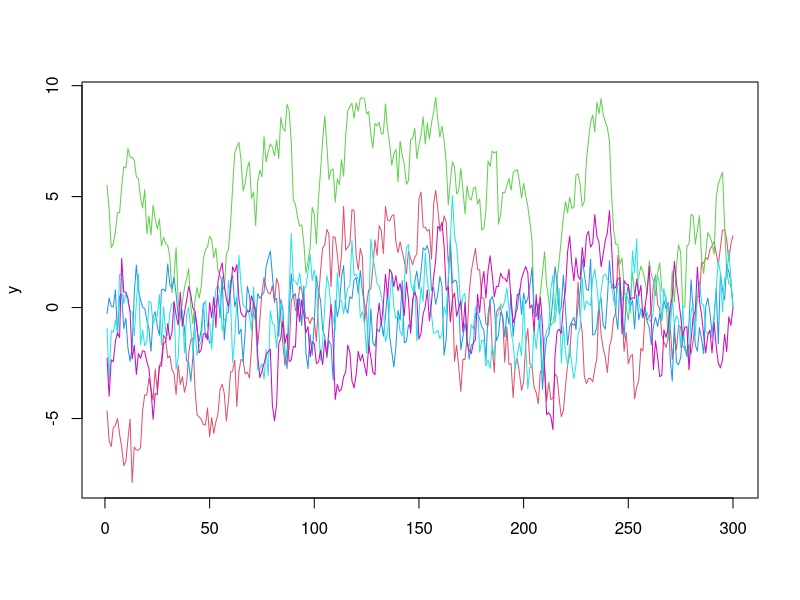
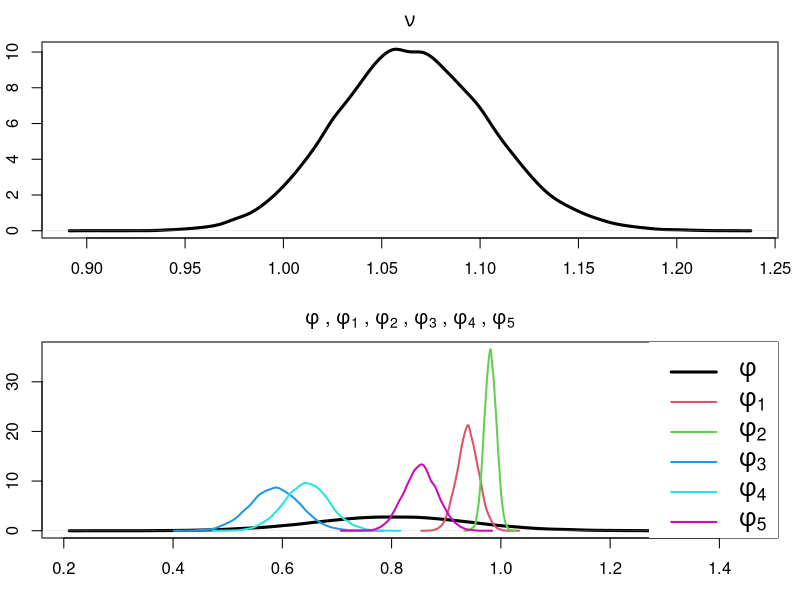

The R script that drew these images, in order:
library(xtable)

y = read.table("./dataexam2th.txt", header = TRUE)
#y = head(y, 20)
#pdf("./figs/data.pdf", height = 8, width = 8)
#par(mar = c(4.1, 2.1, 2.1, 1.1))
matplot(y, type='l', lty=1, col = 2:6)
#dev.off()

n = NROW(y) # T
p = NCOL(y) # I

# Speed it up
sum_cross = double(p)
sum_square = double(p)
for (i in 1:p){
    sum_cross[i] = sum(y[-1,i]*y[-n,i])
    sum_square[i] = sum(y[-n,i]^2)
    }

# Part 1
tau2 = 0.1
nburn = 5000
nmcmc = 20000

nu = double(nburn + nmcmc)
phi_i = matrix(0, nburn + nmcmc, p)
phi = double(nburn + nmcmc)

nu[1] = 1

for (b in 2:(nburn + nmcmc)){

    # Update nu
    temp = 0
    for (i in 1:p)
        temp = temp + sum((y[-1,i] - phi_i[b-1,i]*y[-n,i])^2)
    nu[b] = 1/rgamma(1, n*p/2, temp/2)

    # Update phi_i
    for (i in 1:p)
        phi_i[b,i] = rnorm(1, (tau2*sum_cross[i] + nu[b]*phi[b-1]) /
            (tau2*sum_square[i] + nu[b]), 
            sqrt((nu[b]*tau2) / (tau2*sum_square[i] + nu[b])))

    # Update phi
    phi[b] = rnorm(1, mean(phi_i[b,]), sqrt(tau2/p))
    }

# Burn-in
nu = tail(nu, nmcmc)
phi_i = tail(phi_i, nmcmc)
phi = tail(phi, nmcmc)

### Not really necessary for Gibbs samples
# ### Trace plots
# plot(tail(nu, 1000), type='l')
# for (i in 1:p){
#     plot(tail(phi_i[,i], 1000), type='l')
#     readline()
#     }
# plot(tail(phi, 1000), type='l')
# 
# ### ACF
# acf(nu)
# for (i in 1:p){
#     acf(phi_i[,i])
#     readline()
#     }
# acf(phi)


### Posterior densities
#par(mfrow = c(2,1), mar = c(4.1, 2.1, 2.1, 1.1), oma = c(0,0,4,0))
pdf("./figs/posts_1.pdf", width = 8, height = 8)
par(mfrow = c(2,1), mar = c(3.1, 2.1, 2.1, 1.1))
plot(density(nu), lwd = 3, main = expression(nu), xlab="", ylab="")

dens = NULL
for (i in 1:p)
    dens[[length(dens)+1]] = density(phi_i[,i])
dens[[length(dens)+1]] = density(phi)

plot(dens[[p+1]], lwd = 3, ylim = c(0, max(sapply(dens, function(x) max(x$y)))),
    xlim = range(sapply(dens, function(x) range(x$x))), xlab="", ylab="",
    main = expression(phi~","~phi[1]~","~phi[2]~","~phi[3]~","~phi[4]~","~phi[5]))
for (i in 1:p)
    lines(dens[[i]], col = i+1, lwd = 2)
legend("topright", box.lty = 0, legend = c(expression(phi), expression(phi[1]),
    expression(phi[2]), expression(phi[3]), expression(phi[4]), expression(phi[5])),
    col = 1:6, lwd = c(3,rep(2,p)), cex = 1.5)
par(mfrow = c(1,1), mar = c(5.1, 4.1, 4.1, 2.1))
dev.off()

### Summary statistics
params = cbind(nu, phi_i, phi)
colnames(params) = c("nu", paste("phi_", 1:p, sep=""), "phi")

xtable(cbind("mean"=apply(params, 2, mean),
    "sd"=apply(params, 2, sd),
    t(apply(params, 2, quantile, c(0.025, 0.975)))))


### Predictions
# k = 5
# pred = matrix(0, nmcmc, n)
# pred[,1] = y[1,k]
# for (i in 1:nmcmc)
#     for (t in 2:n)
#         pred[i,t] = phi_i[i,k] * pred[i,t-1] + rnorm(1, 0, sqrt(nu[i]))
# mean.pred = apply(pred, 2, mean)
# q.pred = apply(pred, 2, quantile, c(0.025, 0.975))
# 
# plot(y[,k], type='l', ylim = range(q.pred))
# lines(mean.pred, col = 'red')
# lines(q.pred[1,], col = 'red')
# lines(q.pred[2,], col = 'red')


# pred_y = matrix(0, 5000, n)
# pred_y[,1] = 0
# for (i in 1:nrow(pred_y))
#     for (t in 2:n)
#         pred_y[i,t] = 0.5 * pred_y[i,t-1] + rnorm(1, 0, sqrt(1.06))
# 
# mpred = apply(pred_y, 2, mean)
# qpred = apply(pred_y, 2, quantile, c(0.025, 0.975))
# plot(mpred, type='l', ylim = range(qpred))
# lines(qpred[1,], col = 'red')
# lines(qpred[2,], col = 'red')

